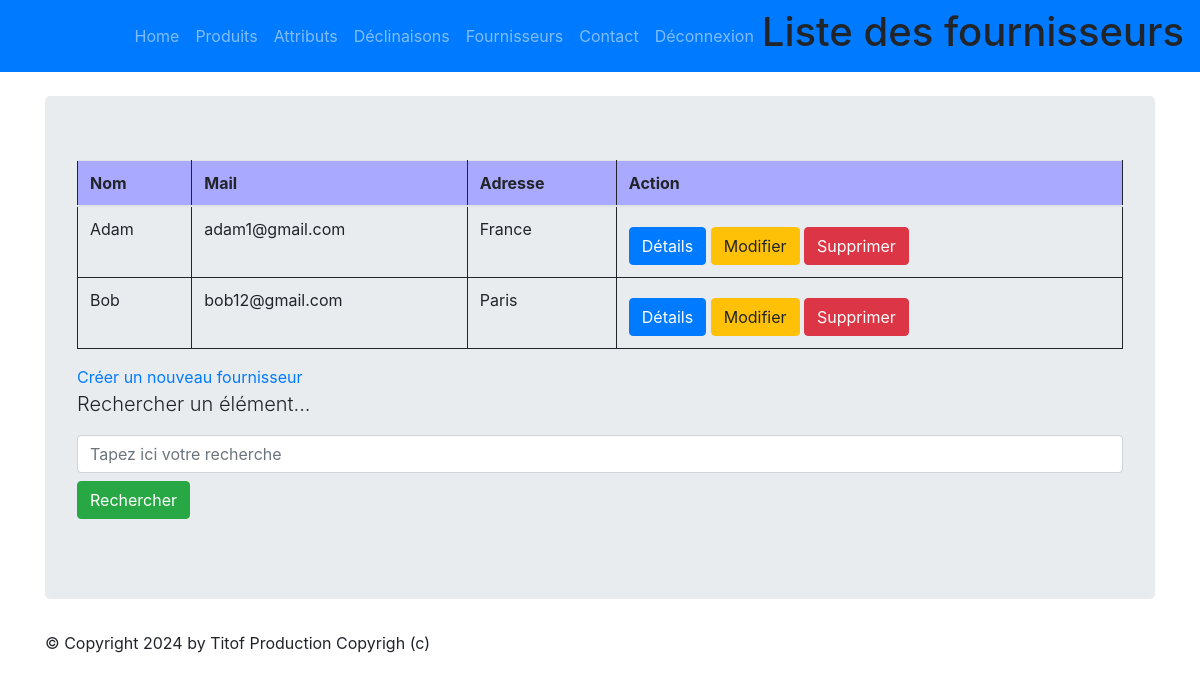
The page /monapp/fournisseur/list (signed in) on the database its author committed.
### monapp/models.py (models this page shows)
class Fournisseur(models.Model):
    class Meta:
        verbose_name = "Fournisseur"
        ordering = ['name']
    name = models.CharField(max_length=100)
    mail = models.CharField(max_length=150)
    adresse = models.CharField(max_length=150)

### monapp/views.py (the view)
# urls.py: path("fournisseur/list",views.FournisseurListView.as_view(), name="fournisseur-list"),
class FournisseurListView(ListView):
  model = Fournisseur
  template_name = "monapp/list_fournisseurs.html"
  context_object_name = "fournisseurs"
  def get_queryset(self ):
    query = self.request.GET.get('search')
    if query:
      return Fournisseur.objects.filter(name__icontains=query)
    return Fournisseur.objects.all()
  def get_context_data(self, **kwargs):
    context = super(FournisseurListView, self).get_context_data(**kwargs)
    context['titremenu'] = "Liste des fournisseurs"
    return context

### monapp/templates/monapp/list_fournisseurs.html (shortened to what this page needs)
{% extends 'monapp/base.html' %}
{% block menu %}
<h1>Liste des fournisseurs</h1>
{% endblock %}
{% block contenu %}
<table class="table">
    <thead>
        <th>Nom</th>
        <th>Mail</th>
        <th>Adresse</th>
        <th>Action</th>
    </thead>
    <tbody>
        {% for fournisseur in fournisseurs %}
        <tr>
            <td>{{ fournisseur.name}}</td>
            <td>{{ fournisseur.mail}}</td>
            <td>{{ fournisseur.adresse}}</td>
            <td>
                <a href="{% url 'fournisseur-detail' fournisseur.id %}" class="btn btn-primary mt-2">Détails</a>
                <a href="{% url 'fournisseur-update' fournisseur.id %}" class="btn btn-warning mt-2">Modifier</a>
                <a href="{% url 'fournisseur-delete' fournisseur.id %}" class="btn btn-danger mt-2">Supprimer</a>
            </td>
        </tr>
        {% endfor %}
    </tbody>
</table>
<a href="{% url 'fournisseur-add' %}">Créer un nouveau fournisseur</a>
<p class="lead mb-3 ml-0">Rechercher un élément...</p>
<form method="GET" action="">
<input class="form-control" type="text" name="search" placeholder="Tapez ici votre recherche"
    value="{{ request.GET.search }}">
    <button type="submit" class="btn btn-success mt-2">Rechercher</button>
</form>
{% endblock %}

### static/styles.css (style rules this page uses)
.table { border: 1px solid; border-collapse: collapse; position: relative; width: 100%; }
.table th { border: 1px solid; padding: 5px; background-color: rgb(169, 169, 255); text-emphasis-color: white; }
.table td { border: 1px solid; padding: 5px; }

### rows shown on the page
Fournisseur: name "Adam", mail "adam1@gmail.com", adresse "France"
Fournisseur: name "Bob", mail "bob12@gmail.com", adresse "Paris"
